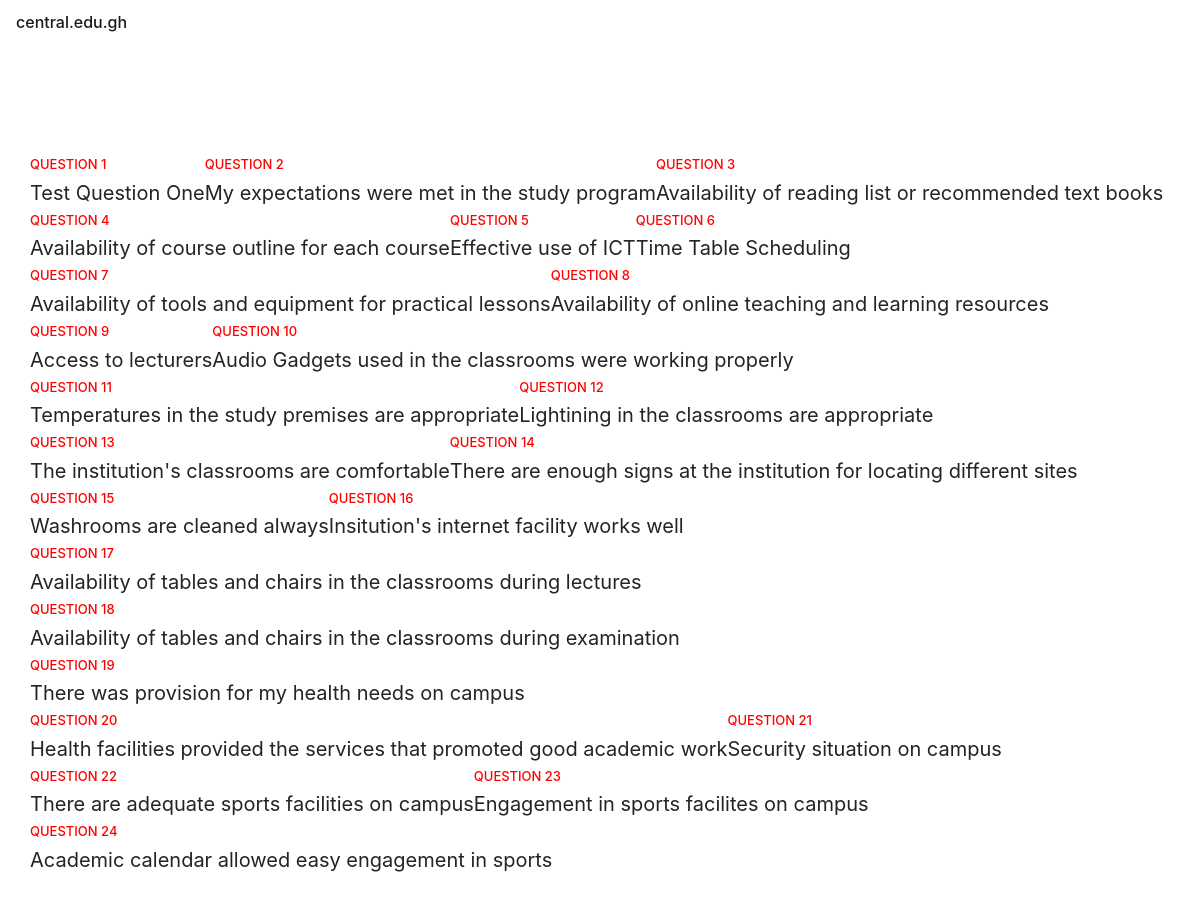
Screenshot of /admin/questions with the database file from the repository.
### models.py (models this page shows)
class Question(db.Model):
    id = db.Column(db.Integer, primary_key=True)
    question = db.Column(db.String())
    skillGroup = db.Column(db.String())
    q_number = db.Column(db.String())
    component = db.Column(db.String())

### app.py (the view)
@app.route('/admin/questions')
def adminquestions():
    questions = Question.query.all()
    print(questions)
    return render_template('questions.html', questions = questions)

### templates/questions.html
{% extends "layout.html" %}
{% block body %}
<section>
    <div class="container">
        <br>
        <div class="row">
            {% for question in questions %}
            <div style="margin-top: auto; margin-bottom: auto;">
                <h6 class="smallheader">QUESTION {{question.id}}</h6>
                <h5 style="font-weight:400;">{{question.question}}</h5>
            </div>
            {% endfor %}
        </div>
    </div>
</section>
{% endblock %}

### static/css/style.css (style rules this page uses)
body { font-family: 'Plus Jakarta Display', sans-serif; }
section { padding-top:10vh; padding-bottom:10vh; }
.smallheader { color: red; font-weight: 500; font-size: small; }

### rows the page displays
Question: id "1", question "Test Question One"
Question: id "2", question "My expectations were met in the study program"
Question: id "3", question "Availability of reading list or recommended text books"
Question: id "4", question "Availability of course outline for each course"
Question: id "5", question "Effective use of ICT"
Question: id "6", question "Time Table Scheduling"
Question: id "7", question "Availability of tools and equipment for practical lessons"
Question: id "8", question "Availability of online teaching and learning resources"
Question: id "9", question "Access to lecturers"
Question: id "10", question "Audio Gadgets used in the classrooms were working properly"
Question: id "11", question "Temperatures in the study premises are appropriate"
Question: id "12", question "Lightining in the classrooms are appropriate"
Question: id "13", question "The institution's classrooms are comfortable"
Question: id "14", question "There are enough signs at the institution for locating different sites"
Question: id "15", question "Washrooms are cleaned always"
Question: id "16", question "Insitution's internet facility works well"
Question: id "17", question "Availability of tables and chairs in the classrooms during lectures"
Question: id "18", question "Availability of tables and chairs in the classrooms during examination"
Question: id "19", question "There was provision for my health needs on campus"
Question: id "20", question "Health facilities provided the services that promoted good academic work"
Question: id "21", question "Security situation on campus"
Question: id "22", question "There are adequate sports facilities on campus"
Question: id "23", question "Engagement in sports facilites on campus"
Question: id "24", question "Academic calendar allowed easy engagement in sports"
